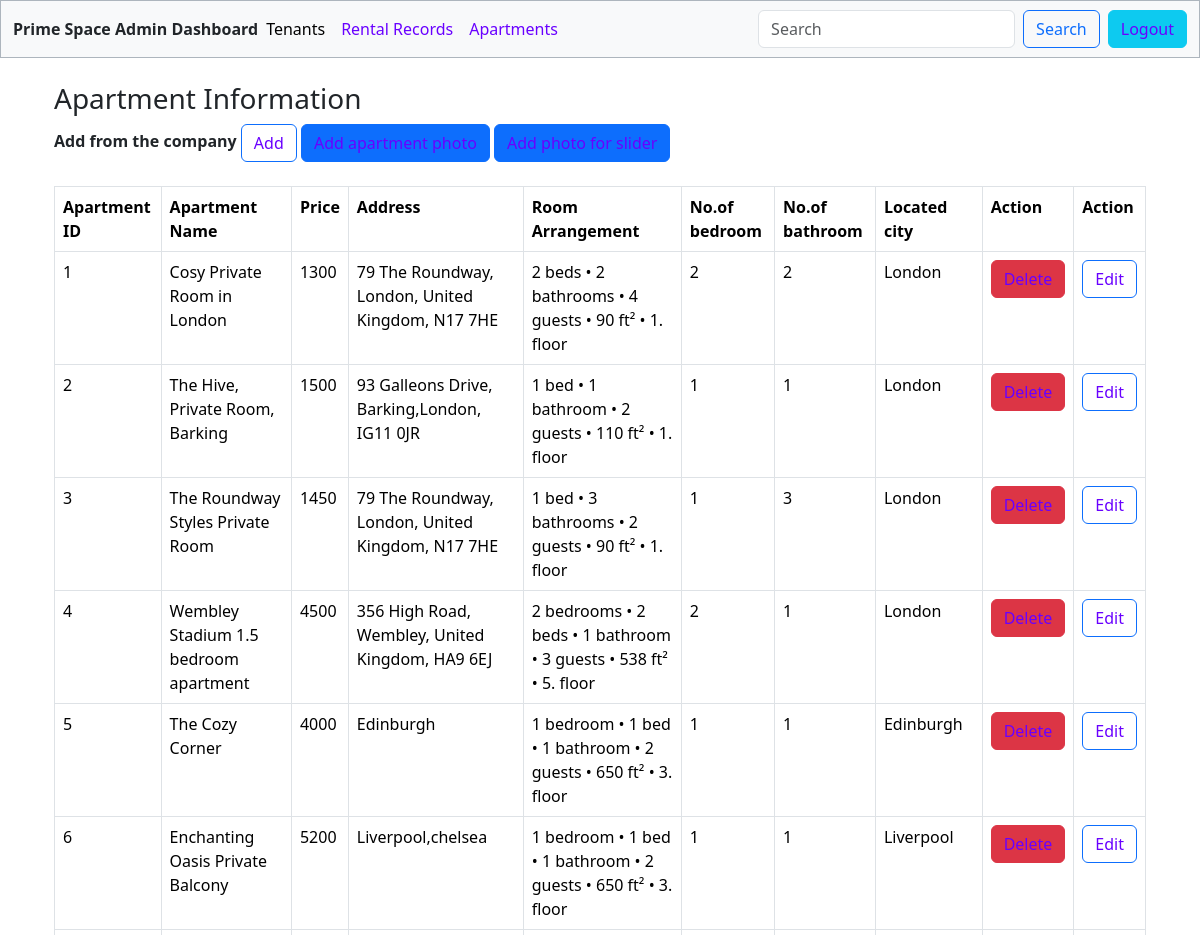
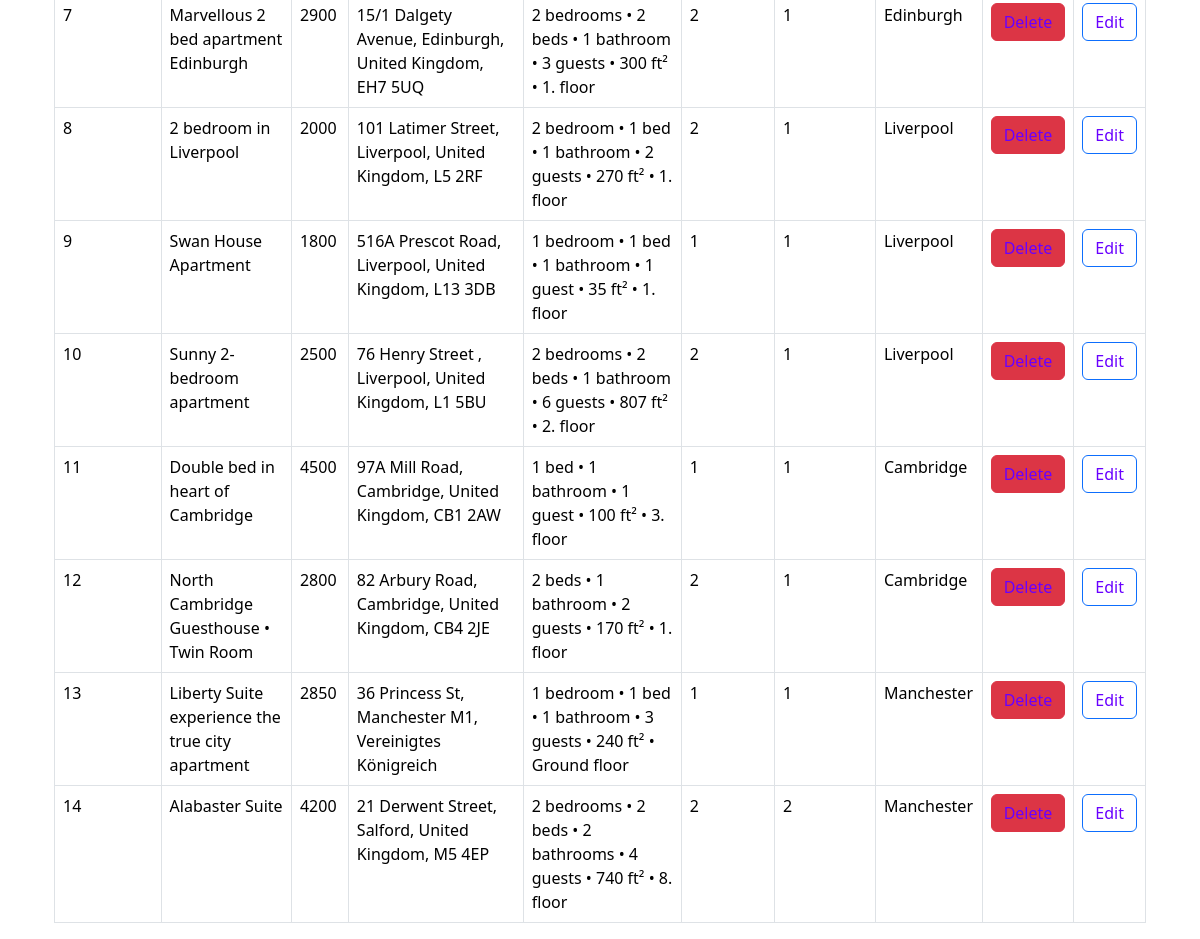
Page /backend/apartments/index.php (signed in) on the committed database (2 pictures, top to bottom).
### tables this page shows
CREATE TABLE `apartments` (
  `apartment_id` int NOT NULL,
  `apartment_name` varchar(255) DEFAULT NULL,
  `price` decimal(50,0) DEFAULT NULL,
  `info` text,
  `map` varchar(300) DEFAULT NULL,
  `address` varchar(255) DEFAULT NULL,
  `title` varchar(255) DEFAULT NULL,
  `apartment_img` varchar(255) DEFAULT NULL,
  `bedroom` int DEFAULT NULL,
  `bathroom` int DEFAULT NULL,
  `city_id` int DEFAULT NULL
);

### backend/apartments/index.php (the view, shortened to what this page needs)
<?php include('../loginheader.php')?>
<?php
     include('../../backend/connect.php');
    $sql = "SELECT * FROM apartments";
    $query = $dbConn->prepare($sql);
    $query->execute();
    $result = $query->fetchAll();
?>
<br>
<div class="container">
<div class="container">
    <div class="row">
        <h3>Apartment Information</h3>
        <div class="col">
        <strong>Add from the company </strong> <a href="create.php" class="btn btn-outline-primary">Add</a>
        <a href="image_create.php" class="btn btn-primary">Add apartment photo</a>
        <a href="slider_image.php" class="btn btn-primary">Add photo for slider</a>
<br><br>
            <table class="table table-bordered table-hover" >
                 <tr>
                    <th>Apartment ID</th>
                    <th>Apartment Name</th>
                    <th>Price</th>
                    <th>Address</th>
                   <th>Room Arrangement</th>
                   <th>No.of bedroom</th>
                   <th>No.of bathroom</th>
                   <th>Located city</th>
                    <th>Action</th>
                    <th>Action</th>
                </tr>
                <?php
                    foreach ($result as $key => $value) {
                ?>
                    <tr>
                        <td>
                            <?php echo $value['apartment_id'];?>
                        </td>
                        <td>
                            <?php echo $value['apartment_name'];?>
                        </td>
                        <td>
                            <?php echo $value['price'];?>
                        </td>
                        <td>
                            <?php echo $value['address'];?>
                        </td>
                        <td>
                            <?php echo $value['title'];?>
                        </td>
                        <td>
                            <?php echo $value['bedroom'];?>
                        </td>
                        <td>
                            <?php echo $value['bathroom'];?>
                        </td>
                        <td>
<?php
                            if($value['city_id']==1){
                                echo "London";
                            }elseif($value['city_id']==2){
                                echo "Edinburgh";
                            }elseif($value['city_id']==3){
                                echo "Cambridge";
                            }elseif($value['city_id']==4){
                                echo "Liverpool";
                            }elseif($value['city_id']==5){
                                echo "Manchester";
                            }elseif($value['city_id']==6){
                                echo "Plymoth";
                            }
                            ?>
                            </td>
                        <td>
                            <a href="delete.php?apartment_id=<?php echo $value['apartment_id'];?>" class="btn btn-danger">Delete</a>
                        </td>
                        <td>
                            <a href="edit.php?apartment_id=<?php echo $value['apartment_id'];?>" class="btn btn-outline-primary">Edit</a>
                        </td>
                    </tr>
                <?php
                    }
                ?>
            </table>
        </div>
    </div>
</div>
</div>

### css/styles.css (style rules this page uses)
a { outline: none; }
a:link { color: #6900ff; }
a,a:hover { text-decoration: none; }

### rows in the picture
apartments: apartment_id "1", apartment_name "Cosy Private Room in London", price "1300", address "79 The Roundway, London, United Kingdom, N17 7HE", title "2 beds • 2 bathrooms • 4 guests • 90 ft² • 1. floor", bedroom "2", bathroom "2"
apartments: apartment_id "2", apartment_name "The Hive, Private Room, Barking", price "1500", address "93 Galleons Drive, Barking,London, IG11 0JR", title "1 bed • 1 bathroom • 2 guests • 110 ft² • 1. floor", bedroom "1", bathroom "1"
apartments: apartment_id "3", apartment_name "The Roundway Styles Private Room", price "1450", address "79 The Roundway, London, United Kingdom, N17 7HE", title "1 bed • 3 bathrooms • 2 guests • 90 ft² • 1. floor", bedroom "1", bathroom "3"
apartments: apartment_id "4", apartment_name "Wembley Stadium 1.5 bedroom apartment", price "4500", address "356 High Road, Wembley, United Kingdom, HA9 6EJ", title "2 bedrooms • 2 beds • 1 bathroom • 3 guests • 538 ft² • 5. floor", bedroom "2", bathroom "1", shows "London"
apartments: apartment_id "5", apartment_name "The Cozy Corner", price "4000", address "Edinburgh", title "1 bedroom • 1 bed • 1 bathroom • 2 guests • 650 ft² • 3. floor", bedroom "1", bathroom "1"
apartments: apartment_id "6", apartment_name "Enchanting Oasis Private Balcony", price "5200", address "Liverpool,chelsea", title "1 bedroom • 1 bed • 1 bathroom • 2 guests • 650 ft² • 3. floor", bedroom "1", bathroom "1"
apartments: apartment_id "7", apartment_name "Marvellous 2 bed apartment Edinburgh", price "2900", address "15/1 Dalgety Avenue, Edinburgh, United Kingdom, EH7 5UQ", title "2 bedrooms • 2 beds • 1 bathroom • 3 guests • 300 ft² • 1. floor", bedroom "2", bathroom "1"
apartments: apartment_id "8", apartment_name "2 bedroom in Liverpool", price "2000", address "101 Latimer Street, Liverpool, United Kingdom, L5 2RF", title "2 bedroom • 1 bed • 1 bathroom • 2 guests • 270 ft² • 1. floor", bedroom "2", bathroom "1"
apartments: apartment_id "9", apartment_name "Swan House Apartment", price "1800", address "516A Prescot Road, Liverpool, United Kingdom, L13 3DB", title "1 bedroom • 1 bed • 1 bathroom • 1 guest • 35 ft² • 1. floor", bedroom "1", bathroom "1"
apartments: apartment_id "10", apartment_name "Sunny 2-bedroom apartment", price "2500", address "76 Henry Street , Liverpool, United Kingdom, L1 5BU", title "2 bedrooms • 2 beds • 1 bathroom • 6 guests • 807 ft² • 2. floor", bedroom "2", bathroom "1"
apartments: apartment_id "11", apartment_name "Double bed in heart of Cambridge", price "4500", address "97A Mill Road, Cambridge, United Kingdom, CB1 2AW", title "1 bed • 1 bathroom • 1 guest • 100 ft² • 3. floor", bedroom "1", bathroom "1"
apartments: apartment_id "12", apartment_name "North Cambridge Guesthouse • Twin Room", price "2800", address "82 Arbury Road, Cambridge, United Kingdom, CB4 2JE", title "2 beds • 1 bathroom • 2 guests • 170 ft² • 1. floor", bedroom "2", bathroom "1"
apartments: apartment_id "13", apartment_name "Liberty Suite experience the true city apartment", price "2850", address "36 Princess St, Manchester M1, Vereinigtes Königreich", title "1 bedroom • 1 bed • 1 bathroom • 3 guests • 240 ft² • Ground floor", bedroom "1", bathroom "1"
apartments: apartment_id "14", apartment_name "Alabaster Suite", price "4200", address "21 Derwent Street, Salford, United Kingdom, M5 4EP", title "2 bedrooms • 2 beds • 2 bathrooms • 4 guests • 740 ft² • 8. floor", bedroom "2", bathroom "2", shows "Manchester"
